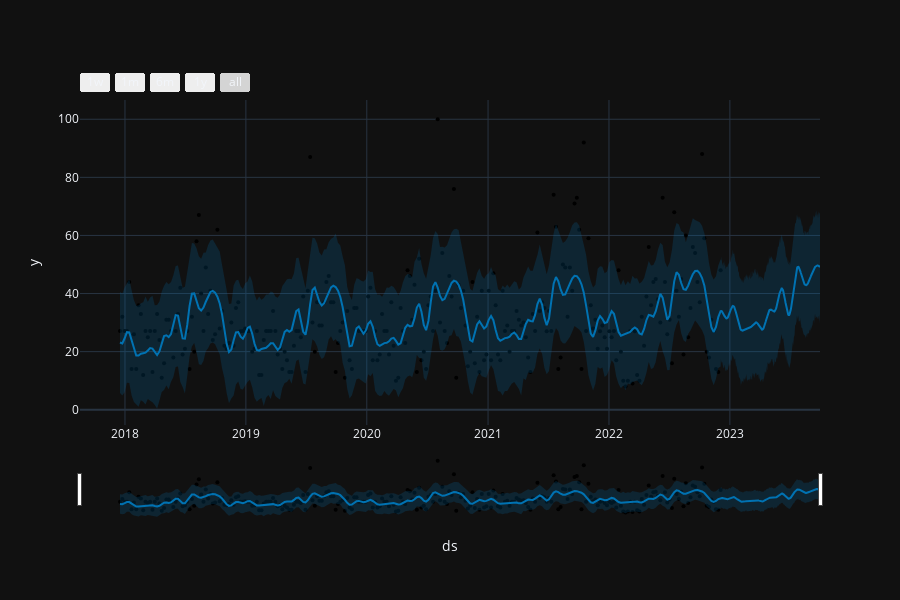

Source (notebook cell):
### Markdown cell above
# Предсказания в виде графика!!! картинкиии :)

### Code cell
from prophet.plot import plot_plotly, plot_components_plotly

plot_plotly(prophet_model_weekly, forecast)

#график по weekly df

### Figure 1 — Plotly figure (JSON) as saved in the notebook; plotly's stock layout.template omitted (floating-point values rounded to 4 significant figures; data arrays with more than 128 entries replaced by an {"elided": "..."} marker saying what was removed)
{"data": [{"marker": {"color": "black", "size": 4}, "mode": "markers", "name": "Actual", "x": {"elided": "260 str values"}, "y": {"elided": "260 float values"}, "type": "scatter"}, {"hoverinfo": "skip", "line": {"width": 0}, "mode": "lines", "x": {"elided": "560 str values"}, "y": {"elided": "560 float values"}, "type": "scatter"}, {"fill": "tonexty", "fillcolor": "rgba(0, 114, 178, 0.2)", "line": {"color": "#0072B2", "width": 2}, "mode": "lines", "name": "Predicted", "x": {"elided": "560 str values"}, "y": {"elided": "560 float values"}, "type": "scatter"}, {"fill": "tonexty", "fillcolor": "rgba(0, 114, 178, 0.2)", "hoverinfo": "skip", "line": {"width": 0}, "mode": "lines", "x": {"elided": "560 str values"}, "y": {"elided": "560 float values"}, "type": "scatter"}], "layout": {"height": 600, "showlegend": false, "width": 900, "xaxis": {"rangeselector": {"buttons": [{"count": 7, "label": "1w", "step": "day", "stepmode": "backward"}, {"count": 1, "label": "1m", "step": "month", "stepmode": "backward"}, {"count": 6, "label": "6m", "step": "month", "stepmode": "backward"}, {"count": 1, "label": "1y", "step": "year", "stepmode": "backward"}, {"step": "all"}]}, "rangeslider": {"visible": true}, "title": {"text": "ds"}, "type": "date"}, "yaxis": {"title": {"text": "y"}}}}
